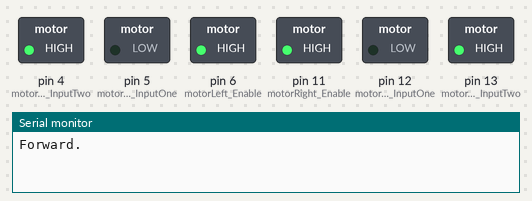
The sketch below on a simulated Arduino Uno, built with avr-gcc and run on an emulated ATmega328P. Shown: switched loads named in the sketch (green lamp = pin HIGH), the last lines printed to the serial monitor.

Above: at 0.5 s.
At 1.5 s:
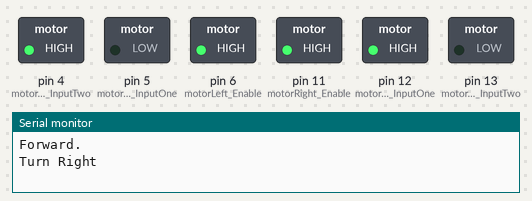
At 2.5 s:
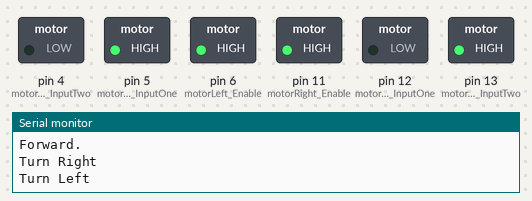
At 3.5 s:
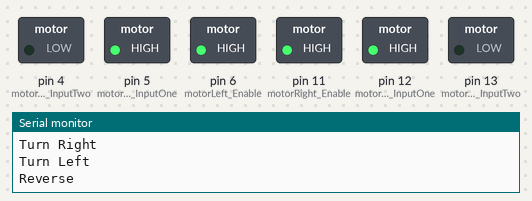
Timing chart, 0 to 5.2 s (numbered marks = the images above):
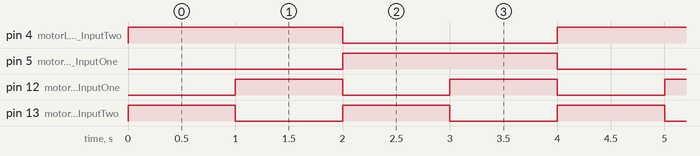

The sketch:

Wheeled_Robot.ino
```cpp
/*
 ************************************************************************************
 * Mechanismic Inc.
 *
 * Created 2023
 * By Digvijay Patil
 * Last Modified 07/25/2023
 * Version 2.0
 *
 *
 * This project aims to educate the user on how to connect
 * the motors of a 2WD car and program it through Arduino.
 *
 *
 * https://snappyxo.io/

 ************************************************************************************
 */

//Pin Declarations
const int motorLeft_InputTwo = 4;
const int motorLeft_InputOne = 5;
const int motorLeft_Enable = 6;
const int motorRight_Enable = 11;
const int motorRight_InputOne = 12;
const int motorRight_InputTwo = 13;

//This setup section will be executed once
void setup() {
  //This initializes the serial monitors
  Serial.begin(9600);

  //This sets all pins as output pins
  pinMode(4, OUTPUT);
  pinMode(5, OUTPUT);
  pinMode(6, OUTPUT);
  pinMode(11, OUTPUT);
  pinMode(12, OUTPUT);
  pinMode(13, OUTPUT);

  // Sets the enable pins to HIGH, turning on the motors
  digitalWrite(motorLeft_Enable, HIGH);
  digitalWrite(motorRight_Enable, HIGH);
}

// This is the main loop the code will follow
void loop() {
  forward();
  delay(1000);
  turnright();
  delay(1000);
  turnleft();
  delay(1000);
  reverse();
  delay(1000);
}

//Defines functions that will cause the robot to drive in different directions
void forward() {
  Serial.println("Forward.");
  digitalWrite(motorLeft_InputOne, LOW);
  digitalWrite(motorLeft_InputTwo, HIGH);
  digitalWrite(motorRight_InputOne, LOW);
  digitalWrite(motorRight_InputTwo, HIGH);
}

void reverse() {
  Serial.println("Reverse");
  digitalWrite(motorLeft_InputOne, HIGH);
  digitalWrite(motorLeft_InputTwo, LOW);
  digitalWrite(motorRight_InputOne, HIGH);
  digitalWrite(motorRight_InputTwo, LOW);
}

void turnright() {
  Serial.println("Turn Right");
  digitalWrite(motorLeft_InputOne, LOW);
  digitalWrite(motorLeft_InputTwo, HIGH);
  digitalWrite(motorRight_InputOne, HIGH);
  digitalWrite(motorRight_InputTwo, LOW);
}

void turnleft() {
  Serial.println("Turn Left");
  digitalWrite(motorLeft_InputOne, HIGH);
  digitalWrite(motorLeft_InputTwo, LOW);
  digitalWrite(motorRight_InputOne, LOW);
  digitalWrite(motorRight_InputTwo, HIGH);
}

void pause() {
  Serial.println("PAUSE");
  digitalWrite(motorLeft_InputOne, LOW);
  digitalWrite(motorLeft_InputTwo, LOW);
  digitalWrite(motorRight_InputOne, LOW);
  digitalWrite(motorRight_InputTwo, LOW);
}
```

Measured:
- by itself, pin 4 (motorLeft_InputTwo), pin 5 (motorLeft_InputOne): alternates HIGH for 2.0 s and LOW for 2.0 s
- by itself, pin 12 (motorRight_InputOne), pin 13 (motorRight_InputTwo): alternates HIGH for 1.0 s and LOW for 1.0 s
- by itself, everything shown: repeats every 4.0 s, in 4 steps
